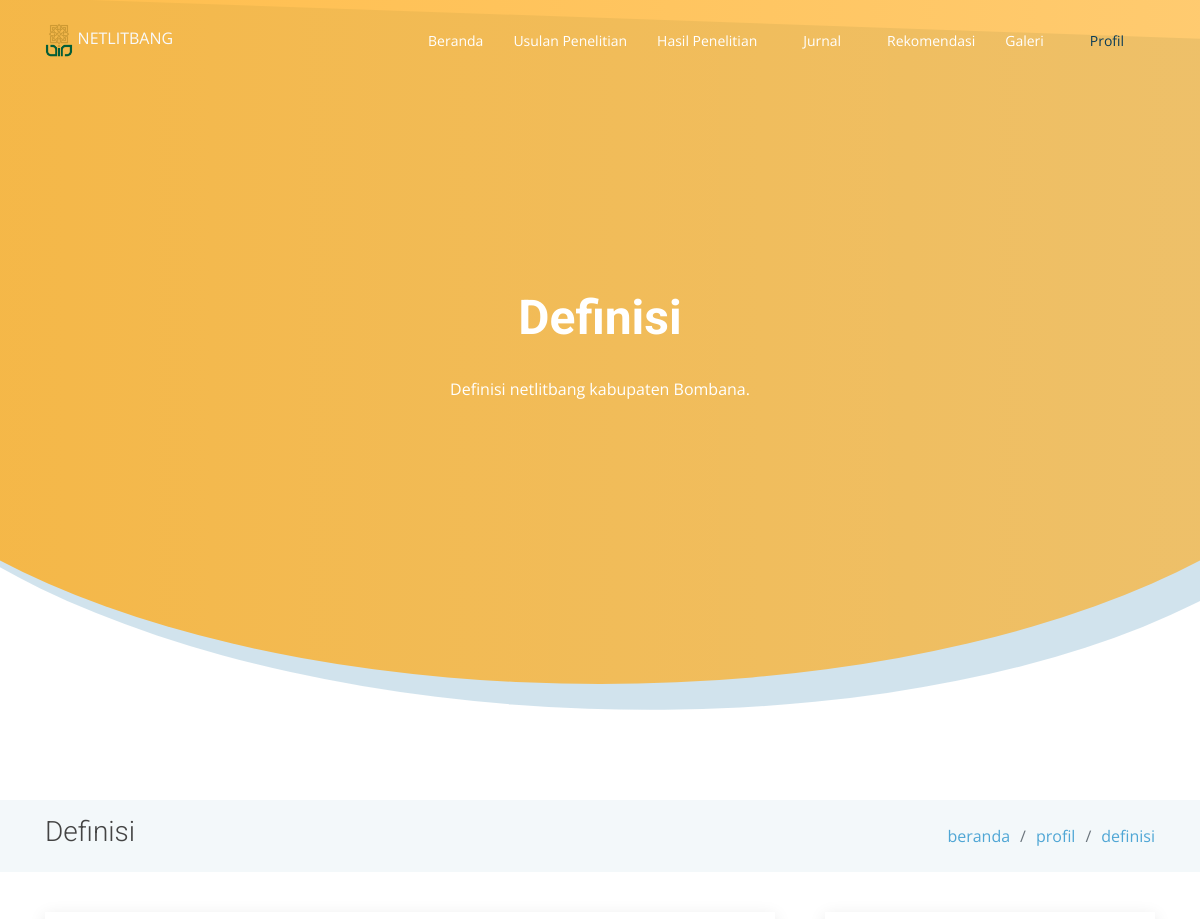
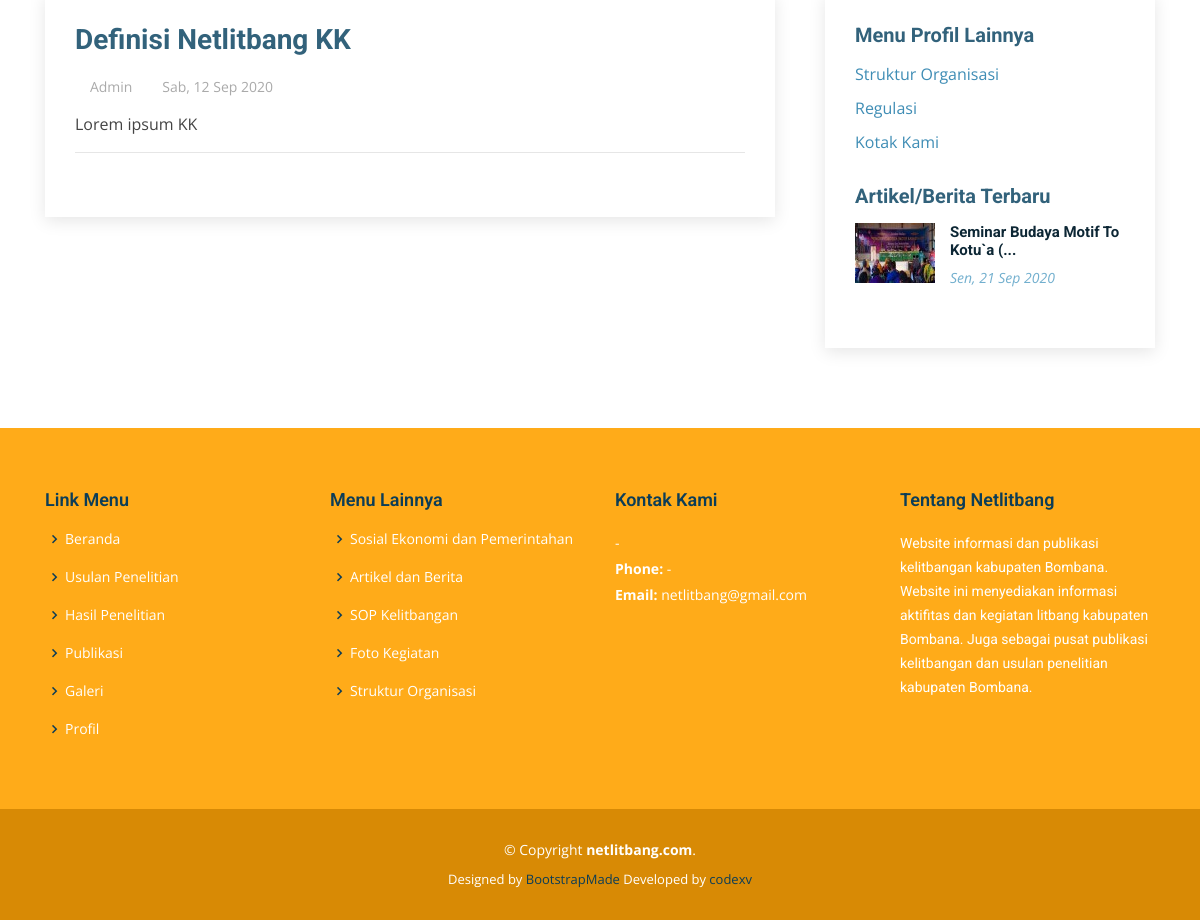
Page /profile/definisi on the committed database (2 pictures, top to bottom).
### tables this page shows
CREATE TABLE `articles` (
  `id` int(11) NOT NULL,
  `title` varchar(250) DEFAULT NULL,
  `content` text NOT NULL,
  `file` varchar(55) DEFAULT NULL,
  `start_date` date DEFAULT NULL,
  `end_date` date DEFAULT NULL,
  `type` enum('sop-kelitbangan','rik-bombana','agenda-kegiatan','rekomendasi','artikel-berita','sosial-pemerintahan','ekonomi-pembangunan','inovasi-pelayanan-publik','definisi','regulasi','kontak-kami','struktur-organisasi','gambar','foto-kegiatan','video') NOT NULL,
  `slug` varchar(250) DEFAULT NULL,
  `created_at` timestamp NOT NULL DEFAULT current_timestamp(),
  `created_by` int(11) NOT NULL,
  `updated_at` timestamp NULL DEFAULT NULL,
  `updated_by` int(11) DEFAULT NULL
);

### application/controllers/Profile.php (called while the page is built, shortened)
<?php
class Profile extends CI_Controller {
	public function __construct() {
		$this->load->model('Profile_model');
	}
	public function index($content = 'definisi') {
		$data					= $this->__getContentData($content, 'index');
		$data['new_articles']	= $this->Profile_model->getNewArticle();
		$this->load->view('templates/header');
		$this->load->view('templates/head-content', $data);
		$this->load->view('pages/profile/'.$content);
		$this->load->view('templates/footer');
	}
	protected function __getContentData($content, $function = 'index', $slug = NULL) {
		if($function == 'index') {
			if($content == 'definisi') {
				$data				= $this->__getPagination($content, 'articles');
				$data['head'] 		= 'Definisi';
				$data['content']	= 'Definisi netlitbang kabupaten Bombana.';
				$data['title']		= 'Definisi';
				$data['link_map']	= [
					[
						'title'	=> 'beranda',
						'slug'	=> base_url()
					],
					[
						'title'	=> 'profil',
						'slug'	=> NULL
					],
					[
						'title'	=> 'definisi',
						'slug'	=> NULL
					],
				];
				$data['side_submenu']	= [
					[
						'title'	=> 'Struktur Organisasi',
						'slug'	=> base_url('profile/struktur-organisasi'),
						'total'	=> NULL
					],
					[
						'title'	=> 'Regulasi',
						'slug'	=> base_url('profile/regulasi'),
						'total' => NULL
					],
					[
						'title'	=> 'Kotak Kami',
						'slug'	=> base_url('profile/kontak-kami'),
						'total'	=> NULL
					]
				];
				return $data;
			}else if($content == 'struktur-organisasi') {
				$data				= $this->__getPagination($content, 'articles');
				$data['head'] 		= 'Struktur Organiasi';
				$data['content']	= 'Struktur organisasi Litbang kabupaten Bombana.';
				$data['title']		= 'Struktur Organiasi';
				$data['link_map']	= [
					[
						'title'	=> 'beranda',
						'slug'	=> base_url()
					],
					[
						'title'	=> 'profil',
						'slug'	=> NULL
					],
					[
						'title'	=> 'struktur organisasi',
						'slug'	=> NULL
					],
				];
				$data['side_submenu']	= [
					[
						'title'	=> 'Definisi',
						'slug'	=> base_url('profile/definisi'),
						'total'	=> NULL
					],
					[
						'title'	=> 'Regulasi',
						'slug'	=> base_url('profile/regulasi'),
						'total' => NULL
					],
					[
						'title'	=> 'Kotak Kami',
						'slug'	=> base_url('profile/kontak-kami'),
						'total'	=> NULL
					]
				];
				return $data;
			}else if($content == 'regulasi') {
				$data				= $this->__getPagination($content, 'articles');
				$data['head'] 		= 'Regulasi';
				$data['content']	= 'Informasi tentang regulasi Litbang kabupaten Bombana.';
				$data['title']		= 'Regulasi';
				$data['link_map']	= [
					[
						'title'	=> 'beranda',
						'slug'	=> base_url()
					],
					[
						'title'	=> 'profil',
						'slug'	=> NULL
					],
					[
						'title'	=> 'regulasi',
						'slug'	=> NULL
					],
				];
				$data['side_submenu']	= [
					[
						'title'	=> 'Definisi',
						'slug'	=> base_url('profile/definisi'),
						'total' => NULL
					],
					[
						'title'	=> 'Struktur Organisasi',
						'slug'	=> base_url('profile/struktur-organisasi'),
						'total'	=> NULL
					],
					[
						'title'	=> 'Kotak Kami',
						'slug'	=> base_url('profile/kontak-kami'),
						'total'	=> NULL
					]
				];
				return $data;
			}else if($content == 'kontak-kami') {
				$data				= $this->__getPagination($content, 'articles');
				$data['head'] 		= 'Kontak Kami';
				$data['content']	= 'Informasi kontak netlitbang kabupaten Bombana.';
				$data['title']		= 'Kontak Kami';
				$data['link_map']	= [
					[
						'title'	=> 'beranda',
						'slug'	=> base_url()
					],
					[
						'title'	=> 'profil',
						'slug'	=> NULL
					],
					[
						'title'	=> 'kontak kami',
						'slug'	=> NULL
					],
				];
				$data['side_submenu']	= [
					[
						'title'	=> 'Definisi',
						'slug'	=> base_url('profile/definisi'),
						'total'	=> NULL
					],
					[
						'title'	=> 'Struktur Organisasi',
						'slug'	=> base_url('profile/struktur-organisasi'),
						'total'	=> NULL
					],
					[
						'title'	=> 'Regulasi',
						'slug'	=> base_url('profile/regulasi'),
						'total' => NULL
					]
				];
				return $data;
			}
		}else if($function == 'detail') {
			if($content == 'definisi') {
				$data['results']	= $this->Profile_model->getDetailData('articles', $slug);
				$data['head'] 		= 'Definisi';
				$data['content']	= 'Definisi netlitbang kabupaten Bombana.';
				$data['title']		= 'Definisi';
				$data['link_map']	= [
					[
						'title'	=> 'beranda',
						'slug'	=> base_url()
					],
					[
						'title'	=> 'profil',
						'slug'	=> NULL
					],
					[
						'title'	=> 'definisi',
						'slug'	=> NULL
					],
				];
				$data['side_submenu']	= [
					[
						'title'	=> 'Struktur Organisasi',
						'slug'	=> base_url('profile/struktur-organisasi'),
						'total'	=> NULL
					],
					[
						'title'	=> 'Regulasi',
						'slug'	=> base_url('profile/regulasi'),
						'total' => NULL
					],
					[
						'title'	=> 'Kotak Kami',
						'slug'	=> base_url('profile/kontak-kami'),
						'total'	=> NULL
					]
				];
				return $data;
			}else if($content == 'struktur-organisasi') {
				$data['results']	= $this->Profile_model->getDetailData('articles', $slug);
				$data['head'] 		= 'Struktur Organiasi';
				$data['content']	= 'Struktur organisasi Litbang kabupaten Bombana.';
				$data['title']		= 'Struktur Organiasi';
				$data['link_map']	= [
					[
						'title'	=> 'beranda',
						'slug'	=> base_url()
					],
					[
						'title'	=> 'profil',
						'slug'	=> NULL
					],
					[
						'title'	=> 'struktur organisasi',
						'slug'	=> NULL
					],
				];
				$data['side_submenu']	= [
					[
						'title'	=> 'Definisi',
						'slug'	=> base_url('profile/definisi'),
						'total'	=> NULL
					],
					[
						'title'	=> 'Regulasi',
						'slug'	=> base_url('profile/regulasi'),
						'total' => NULL
					],
					[
						'title'	=> 'Kotak Kami',
						'slug'	=> base_url('profile/kontak-kami'),
						'total'	=> NULL
					]
				];
				return $data;
			}else if($content == 'regulasi') {
				$data['results']	= $this->Profile_model->getDetailData('articles', $slug);
				$data['head'] 		= 'Regulasi';
				$data['content']	= 'Informasi tentang regulasi Litbang kabupaten Bombana.';
				$data['title']		= 'Regulasi';
				$data['link_map']	= [
					[
						'title'	=> 'beranda',
						'slug'	=> base_url()
					],
					[
						'title'	=> 'profil',
						'slug'	=> NULL
					],
					[
						'title'	=> 'regulasi',
						'slug'	=> NULL
					],
				];
				$data['side_submenu']	= [
					[
						'title'	=> 'Definisi',
						'slug'	=> base_url('profile/definisi'),
						'total' => NULL
					],
					[
						'title'	=> 'Struktur Organisasi',
						'slug'	=> base_url('profile/struktur-organisasi'),
						'total'	=> NULL
					],
					[
						'title'	=> 'Kotak Kami',
						'slug'	=> base_url('profile/kontak-kami'),
						'total'	=> NULL
					]
				];
				return $data;
			}else if($content == 'kontak-kami') {
				$data['results']	= $this->Profile_model->getDetailData('articles', $slug);
				$data['head'] 		= 'Kontak Kami';
				$data['content']	= 'Informasi kontak netlitbang kabupaten Bombana.';
				$data['title']		= 'Kontak Kami';
				$data['link_map']	= [
					[
						'title'	=> 'beranda',
						'slug'	=> base_url()
					],
					[
						'title'	=> 'profil',
						'slug'	=> NULL
					],
					[
						'title'	=> 'kontak kami',
						'slug'	=> NULL
					],
				];
				$data['side_submenu']	= [
					[
						'title'	=> 'Definisi',
						'slug'	=> base_url('profile/definisi'),
						'total'	=> NULL
					],
					[
						'title'	=> 'Struktur Organisasi',
						'slug'	=> base_url('profile/struktur-organisasi'),
						'total'	=> NULL
					],
					[
						'title'	=> 'Regulasi',
						'slug'	=> base_url('profile/regulasi'),
						'total' => NULL
					]
				];
				return $data;
			}
		}
	}
	protected function __getPagination($content, $table, $per_page = 10) {
		$config['base_url'] 	= base_url('profile/').$content;
		$config['total_rows'] 	= $this->Profile_model->getTotalData($content, $table);
		$config['per_page'] 	= $per_page;
		$config["uri_segment"] 	= 3;
		$choice 				= $config["total_rows"] / $config["per_page"];
		$config["num_links"] 	= floor($choice);
		$config['first_link']       = 'First';
		$config['last_link']        = 'Last';
		$config['next_link']        = '<i class="icofont-rounded-right"></i>';
		$config['prev_link']        = '<i class="icofont-rounded-left"></i>';
		$config['full_tag_open']    = '<ul class="justify-content-center">';
		$config['full_tag_close']   = '</ul>';
		$config['num_tag_open']     = '<li>';
		$config['num_tag_close']    = '</li>';
		$config['cur_tag_open']     = '<li class="active"><a href="#">';
		$config['cur_tag_close']    = '</a></li>';
		$config['next_tag_open']    = '<li>';
		$config['next_tagl_close']  = '</li>';
		$config['prev_tag_open']    = '<li>';
		$config['prev_tagl_close']  = '</li>';
		$config['first_tag_open']   = '<li>';
		$config['first_tagl_close'] = '</li>';
		$config['last_tag_open']    = '<li>';
		$config['last_tagl_close']  = '</li>';
		$this->pagination->initialize($config);
		$data['page'] 				= ($this->uri->segment(3)) ? $this->uri->segment(3) : 0;
		$data['results'] 			= $this->Profile_model->getContentData($content, $table, $config["per_page"], $data['page']);
		$data['pagination'] 		= $this->pagination->create_links();
		return $data;
	}
}

### index.php (called while the page is built, shortened)
<?php
require_once BASEPATH.'core/CodeIgniter.php';

### application/models/Profile_model.php (called while the page is built, shortened)
<?php
class Profile_model extends CI_Model{
    public function getContentData($type, $table, $limit, $start){
                      $this->db->limit($limit, $start);
                      $this->db->order_by('created_at', 'DESC');
        $results    = $this->db->get_where($table, ['type' => $type])->result_array();
        return $results;
    }
    public function getNewArticle(){
                      $this->db->limit(3);
                      $this->db->order_by('created_at', 'DESC');
        $results    = $this->db->get_where('articles', ['type' => 'artikel-berita'])->result_array();
        return $results;
    }
}

### application/helpers/rmy_helper.php (called while the page is built, shortened)
<?php defined('BASEPATH') OR exit('No direct script access allowed');
if (! function_exists('_limitText($string, $limit = 100)'))
{
	function _limitText($string, $limit = 100) {
        $string = strip_tags($string);
        if (strlen($string) > $limit) {
            $stringCut = substr($string, 0, $limit);
            $endPoint = strrpos($stringCut, ' ');
            $string = $endPoint? substr($stringCut, 0, $endPoint) : substr($stringCut, 0);
            $string .= '...';
        }
        return $string;
    }
}
if (! function_exists('_dateShortID($date)'))
{
	function _dateShortID($date){
        $bulan = array(
            'Jan',
            'Feb',
            'Mar',
            'Apr',
            'Mei',
            'Jun',
            'Jul',
            'Agu',
            'Sep',
            'Okt',
            'Nov',
            'Des'
        );
        $hari = array(
            'Monday' => 'Sen',
            'Tuesday' => 'Sel',
            'Wednesday' => 'Rab',
            'Thursday' => 'Kam',
            'Friday' => 'Jum',
            'Saturday' => 'Sab',
            'Sunday' => 'Min'
        );
        $split = explode(' ', $date);
        $split = explode('-', $split[0]);
        $indexHari = date('l', strtotime($date));
        return $hari[$indexHari].', '.$split[2].' '.$bulan[$split[1]-1].' '.$split[0];
    }
}

### application/views/pages/profile/definisi.php (the view, shortened to what this page needs)
<main id="main">
    <section class="breadcrumbs">
    <div class="container">
        <div class="d-flex justify-content-between align-items-center">
        <h2><?=$title?></h2>
        <ol>
            <?php
                foreach($link_map as $link) {
            ?>
            <li><a href="<?=$link['slug']?>"><?=$link['title']?></a></li>
            <?php
                }
            ?>
        </ol>
        </div>
    </div>
    </section>
    <section class="blog" data-aos="fade-up" data-aos-easing="ease-in-out" data-aos-duration="500">
        <div class="container">
            <div class="row">
                <div class="col-lg-8 entries">
                    <article class="entry entry-single">
                        <h2 class="entry-title">
                            <a href="#"><?=$results[0]['title']?></a>
                        </h2>
                        <div class="entry-meta">
                            <ul>
                            <li class="d-flex align-items-center"><i class="icofont-user"></i> <a href="#">Admin</a></li>
                            <li class="d-flex align-items-center"><i class="icofont-wall-clock"></i> <a href="#"><time datetime="2020-01-01"><?=!empty($results[0]['updated_at']) ? _dateShortID($results[0]['updated_at']) : _dateShortID($results[0]['created_at'])?></time></a></li>
                            </ul>
                        </div>
                        <div class="entry-content"><?=$results[0]['content']?></div>
                        <div class="entry-footer clearfix">
                            <div class="float-right share">
                                <a href="#" title="Share on Twitter"><i class="icofont-twitter"></i></a>
                                <a href="#" title="Share on Facebook"><i class="icofont-facebook"></i></a>
                                <a href="#" title="Share on Instagram"><i class="icofont-instagram"></i></a>
                            </div>
                        </div>
                    </article>
                </div>
                <div class="col-lg-4">
                    <div class="sidebar">
                        <h3 class="sidebar-title">Menu Profil Lainnya</h3>
                        <div class="sidebar-item categories">
                            <ul>
                                <?php
                                    foreach($side_submenu as $submenu) {
                                ?>
                                <li><a href="<?=$submenu['slug']?>"><?=$submenu['title']?> <?=!empty($submenu['total']) ? '<span>('.$submenu['total'].')</span>' : '' ?></a></li>
                                <?php
                                    }
                                ?>
                            </ul>
                        </div>
                        <h3 class="sidebar-title">Artikel/Berita Terbaru</h3>
                        <div class="sidebar-item recent-posts">
                            <?php
                                if(!empty($new_articles)) {
                                    foreach($new_articles as $value) {
                            ?>
                            <div class="post-item clearfix">
                                <img src="<?=base_url('uploads/images/thumbs/').$value['file']?>" alt="gambar">
                                <h4><a href="<?=base_url('journal/detail/artikel-berita/').$value['slug']?>"><?=_limitText($value['title'],35)?></a></h4>
                                <time datetime="<?=date('Y-m-d')?>"><?=_dateShortID($value['created_at'])?></time>
                            </div>
                            <?php
                                    }
                                }else {
                            ?>
                            <h3>Tidak ada berita.</h3>
                            <?php
                                }
                            ?>
                        </div>
                    </div>
                </div>
            </div>
        </div>
    </section>
</main>

### rows in the picture
articles: title "Definisi Netlitbang KK", updated_at "Sab, 12 Sep 2020", content "Lorem ipsum KK"
articles: file (picture), title "Seminar Budaya Motif To Kotu`a (...", created_at "Sen, 21 Sep 2020"

### other values in the picture
$head "Definisi"
$content "Definisi netlitbang kabupaten Bombana."
$title "Definisi"
$link['title'] "beranda"
$link['title'] "profil"
$link['title'] "definisi"
$submenu['title'] "Struktur Organisasi"
$submenu['title'] "Regulasi"
$submenu['title'] "Kotak Kami"
